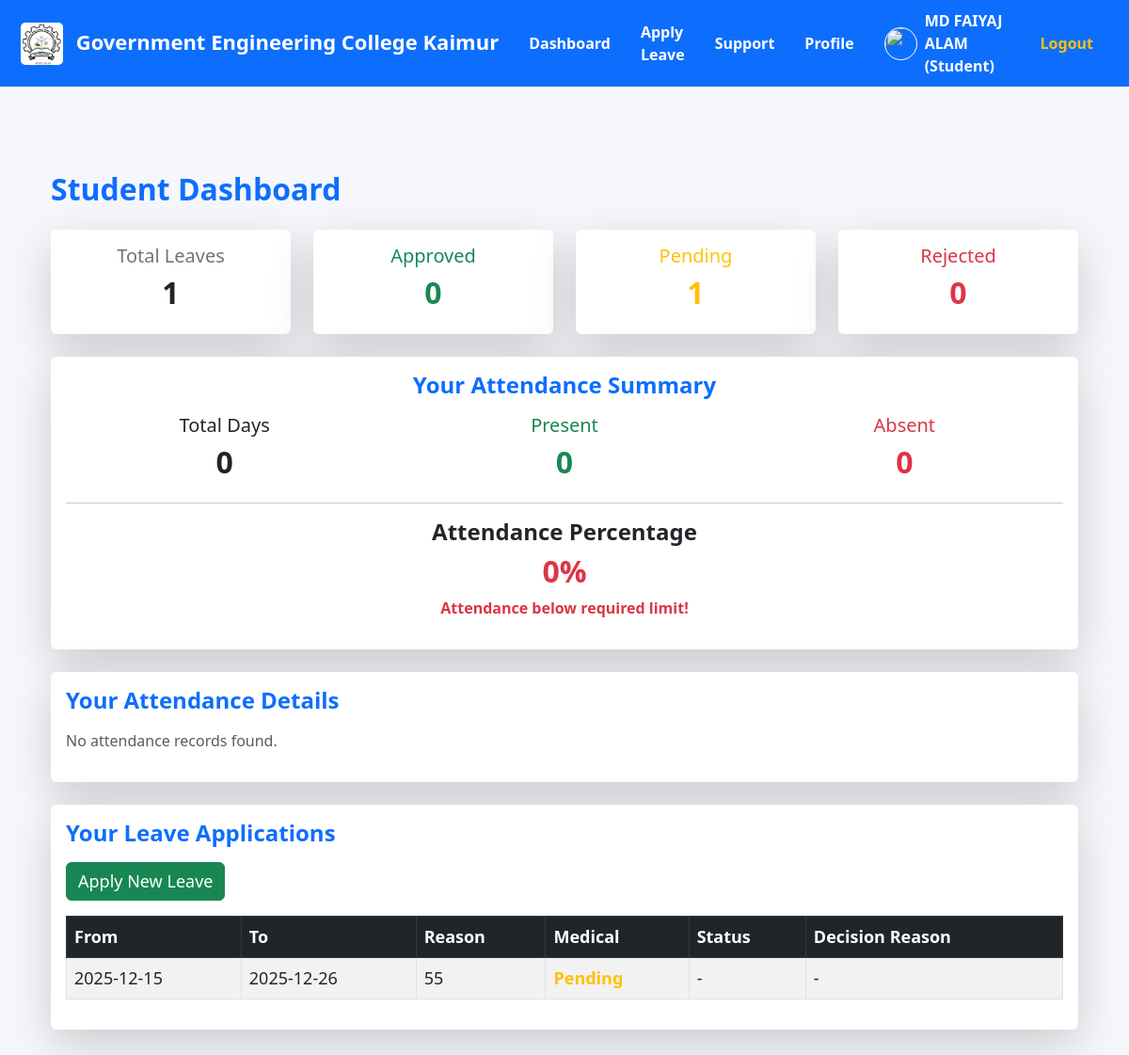
/student/dashboard (signed in), run on the app's committed database.
### tables this page shows
CREATE TABLE leaves (
            id INTEGER PRIMARY KEY AUTOINCREMENT,
            student_id INTEGER,
            from_date TEXT,
            to_date TEXT,
            reason TEXT,
            status TEXT DEFAULT 'Pending',
            decision_reason TEXT,
            applied_on TEXT DEFAULT CURRENT_TIMESTAMP, medical_file TEXT,
            FOREIGN KEY(student_id) REFERENCES users(id)
        );

### app.py (the view)
@app.route("/student/dashboard")
@login_required(role="student")
def student_dashboard():
    sid = session["user_id"]
    conn = get_db()
    leaves = conn.execute("SELECT * FROM leaves WHERE student_id=? ORDER BY applied_on DESC", (sid,)).fetchall()
    stats = conn.execute("""
        SELECT
            COUNT(*) AS total,
            SUM(CASE WHEN status='Approved' THEN 1 ELSE 0 END) AS approved,
            SUM(CASE WHEN status='Pending' THEN 1 ELSE 0 END) AS pending,
            SUM(CASE WHEN status='Rejected' THEN 1 ELSE 0 END) AS rejected
        FROM leaves
        WHERE student_id=?
    """, (sid,)).fetchone()
    attendance = conn.execute("SELECT * FROM attendance WHERE student_id=? ORDER BY date DESC", (sid,)).fetchall()
    conn.close()
    return render_template("student_dashboard.html", leaves=leaves, stats=stats, attendance=attendance)

### app.py (called while the page is built)
def get_db():
    conn = sqlite3.connect(DB_NAME)
    conn.row_factory = sqlite3.Row
    return conn

def login_required(role=None):
    def decorator(fn):
        @wraps(fn)
        def wrapper(*args, **kwargs):
            if "user_id" not in session:
                flash("Please login first!", "danger")
                return redirect(url_for("login"))
            if role:
                user_role = session.get("user_role", "")
                if user_role is None or user_role.lower() != role.lower():
                    flash("Access denied!", "danger")
                    return redirect(url_for("login"))
            return fn(*args, **kwargs)
        return wrapper
    return decorator

### templates/student_dashboard.html
{% extends "base.html" %}
{% block content %}
<div class="container">
    <h2 class="fw-bold text-primary mb-4" style="font-size: 32px;">
        Student Dashboard
    </h2>
    <div class="row mb-4">
        <div class="col-md-3">
            <div class="card shadow-lg border-0 p-3 text-center">
                <h5 class="text-secondary">Total Leaves</h5>
                <h2 class="fw-bold text-dark">{{ stats.total or 0 }}</h2>
            </div>
        </div>
        <div class="col-md-3">
            <div class="card shadow-lg border-0 p-3 text-center">
                <h5 class="text-success">Approved</h5>
                <h2 class="fw-bold text-success">{{ stats.approved or 0 }}</h2>
            </div>
        </div>
        <div class="col-md-3">
            <div class="card shadow-lg border-0 p-3 text-center">
                <h5 class="text-warning">Pending</h5>
                <h2 class="fw-bold text-warning">{{ stats.pending or 0 }}</h2>
            </div>
        </div>
        <div class="col-md-3">
            <div class="card shadow-lg border-0 p-3 text-center">
                <h5 class="text-danger">Rejected</h5>
                <h2 class="fw-bold text-danger">{{ stats.rejected or 0 }}</h2>
            </div>
        </div>
    </div>
    <div class="card shadow-lg border-0 mb-4">
        <div class="card-body text-center">
            <h4 class="fw-bold text-primary mb-3">Your Attendance Summary</h4>
            {% set total = attendance|length %}
            {% set present = attendance|selectattr("status", "equalto", "Present")|list|length %}
            {% set absent = total - present %}
            {% set percent = (present / total * 100) if total > 0 else 0 %}
            <div class="row">
                <div class="col-md-4">
                    <h5>Total Days</h5>
                    <h2 class="fw-bold">{{ total }}</h2>
                </div>
                <div class="col-md-4">
                    <h5 class="text-success">Present</h5>
                    <h2 class="fw-bold text-success">{{ present }}</h2>
                </div>
                <div class="col-md-4">
                    <h5 class="text-danger">Absent</h5>
                    <h2 class="fw-bold text-danger">{{ absent }}</h2>
                </div>
            </div>
            <hr>
            <h4 class="fw-bold">Attendance Percentage</h4>
            {% if percent >= 75 %}
            <h2 class="fw-bold text-success">{{ percent|round(2) }}%</h2>
            {% else %}
            <h2 class="fw-bold text-danger">{{ percent|round(2) }}%</h2>
            <p class="text-danger fw-bold">Attendance below required limit!</p>
            {% endif %}
        </div>
    </div>
    <div class="card shadow-lg border-0 mb-4">
        <div class="card-body">
            <h4 class="fw-bold text-primary mb-3">Your Attendance Details</h4>
            {% if attendance %}
            <table class="table table-bordered table-striped" style="font-size: 18px;">
                <thead class="table-dark">
                    <tr>
                        <th>Date</th>
                        <th>Status</th>
                    </tr>
                </thead>
                <tbody>
                    {% for a in attendance %}
                    <tr>
                        <td>{{ a.date }}</td>
                        {% if a.status == "Present" %}
                        <td class="text-success fw-bold">{{ a.status }}</td>
                        {% else %}
                        <td class="text-danger fw-bold">{{ a.status }}</td>
                        {% endif %}
                    </tr>
                    {% endfor %}
                </tbody>
            </table>
            {% else %}
            <p class="text-muted">No attendance records found.</p>
            {% endif %}
        </div>
    </div>
    <div class="card shadow-lg border-0 mb-5">
        <div class="card-body">
            <h4 class="fw-bold text-primary mb-3">Your Leave Applications</h4>
            <a href="{{ url_for('apply_leave') }}" class="btn btn-success mb-3" style="font-size: 18px;">
                Apply New Leave
            </a>
            {% if leaves %}
            <table class="table table-bordered table-striped" style="font-size: 18px;">
                <thead class="table-dark">
                    <tr>
                        <th>From</th>
                        <th>To</th>
                        <th>Reason</th>
                        <th>Medical</th>
                        <th>Status</th>
                        <th>Decision Reason</th>
                    </tr>
                </thead>
                <tbody>
                    {% for l in leaves %}
                    <tr>
                        <td>{{ l.from_date }}</td>
                        <td>{{ l.to_date }}</td>
                        <td>{{ l.reason }}</td>
                        {% if l.status == "Approved" %}
                        <td class="text-success fw-bold">{{ l.status }}</td>
                        {% elif l.status == "Rejected" %}
                        <td class="text-danger fw-bold">{{ l.status }}</td>
                        {% else %}
                        <td class="text-warning fw-bold">{{ l.status }}</td>
                        {% endif %}
                        <td>
                            {% if l.medical_file %}
                            <a href="{{ url_for('static', filename='medical/' ~ l.medical_file) }}" target="_blank"
                                class="btn btn-sm btn-info">
                                View
                            </a>
                            {% else %}
                            -
                            {% endif %}
                        </td>
                        <td>{{ l.decision_reason or "-" }}</td>
                    </tr>
                    {% endfor %}
                </tbody>
            </table>
            {% else %}
            <p class="text-muted">No leave applications yet.</p>
            {% endif %}
        </div>
    </div>
</div>
{% endblock %}

### templates/base.html (style rules this page uses)
body { background: #f5f7fb; }

### data on the page
leaves: from_date "2025-12-15", to_date "2025-12-26", reason "55", status "Pending", decision_reason "-"

### other printed values
{{ session.get('user_name') }} "MD FAIYAJ ALAM"
{{ session.get('user_role')|capitalize }} "Student"
{{ stats.total or 0 }} "1"
{{ stats.approved or 0 }} "0"
{{ stats.pending or 0 }} "1"
{{ stats.rejected or 0 }} "0"
{{ total }} "0"
{{ present }} "0"
{{ absent }} "0"
{{ percent|round(2) }} "0"
